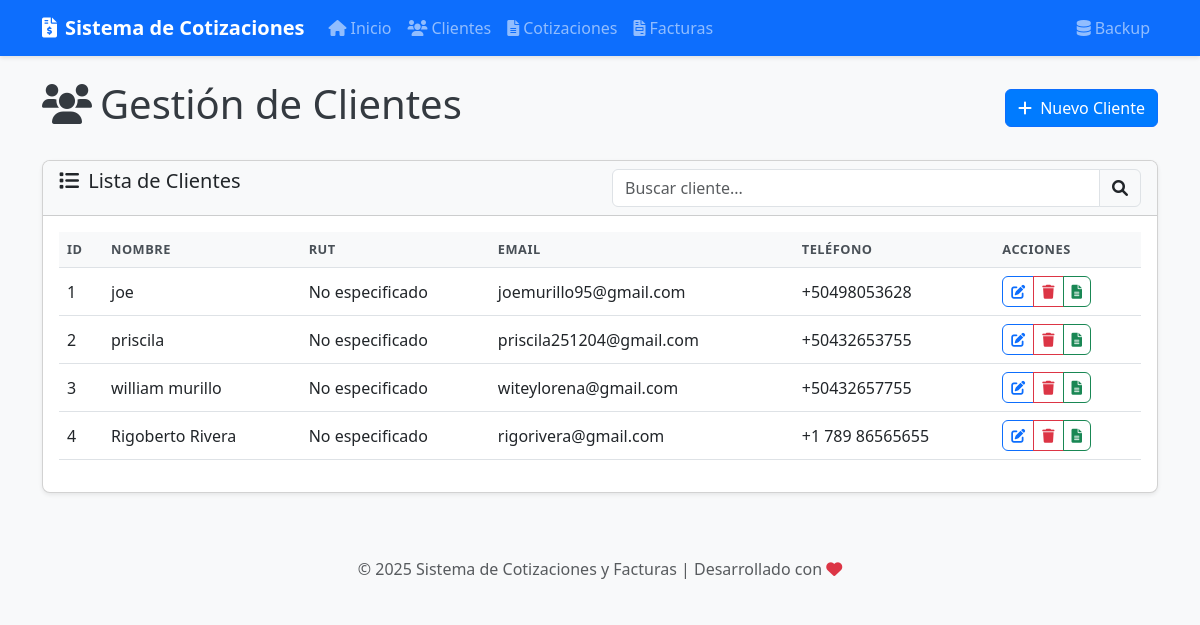
Screenshot of /clientes with the database file from the repository.
### models.py (models this page shows, shortened)
class Cliente(db.Model):
    id = db.Column(db.Integer, primary_key=True)
    nombre = db.Column(db.String(100), nullable=False)
    email = db.Column(db.String(100), nullable=True)
    telefono = db.Column(db.String(20), nullable=True)
    direccion = db.Column(db.String(200), nullable=True)
    rut = db.Column(db.String(20), nullable=True)
    fecha_creacion = db.Column(db.DateTime, default=datetime.now)
    cotizaciones = db.relationship('Cotizacion', backref='cliente', lazy=True)
    facturas = db.relationship('Factura', backref='cliente', lazy=True)

### app.py (the view)
@app.route('/clientes')
def listar_clientes():
    clientes = Cliente.query.all()
    return render_template('clientes/listar.html', clientes=clientes)

### templates/clientes/listar.html (shortened to what this page needs)
{% extends 'base.html' %}
{% block content %}
<div class="d-flex justify-content-between align-items-center mb-4">
    <h1><i class="fas fa-users me-2"></i>Gestión de Clientes</h1>
    <a href="{{ url_for('nuevo_cliente') }}" class="btn btn-primary">
        <i class="fas fa-plus me-1"></i> Nuevo Cliente
    </a>
</div>
<div class="card shadow-sm">
    <div class="card-header bg-light">
        <div class="row">
            <div class="col-md-6">
                <h5 class="mb-0"><i class="fas fa-list me-1"></i> Lista de Clientes</h5>
            </div>
            <div class="col-md-6">
                <div class="input-group">
                    <input type="text" id="buscar-cliente" class="form-control" placeholder="Buscar cliente...">
                    <span class="input-group-text">
                        <i class="fas fa-search"></i>
                    </span>
                </div>
            </div>
        </div>
    </div>
    <div class="card-body">
        {% if clientes %}
            <div class="table-responsive">
                <table class="table table-hover">
                    <thead>
                        <tr>
                            <th>ID</th>
                            <th>Nombre</th>
                            <th>RUT</th>
                            <th>Email</th>
                            <th>Teléfono</th>
                            <th>Acciones</th>
                        </tr>
                    </thead>
                    <tbody id="tabla-clientes">
                        {% for cliente in clientes %}
                            <tr>
                                <td>{{ cliente.id }}</td>
                                <td>{{ cliente.nombre }}</td>
                                <td>{{ cliente.rut or 'No especificado' }}</td>
                                <td>{{ cliente.email or 'No especificado' }}</td>
                                <td>{{ cliente.telefono or 'No especificado' }}</td>
                                <td>
                                    <div class="btn-group btn-group-sm">
                                        <a href="{{ url_for('editar_cliente', id=cliente.id) }}" class="btn btn-outline-primary" title="Editar">
                                            <i class="fas fa-edit"></i>
                                        </a>
                                        <button type="button" class="btn btn-outline-danger"
                                                data-bs-toggle="modal"
                                                data-bs-target="#eliminarModal"
                                                data-cliente-id="{{ cliente.id }}"
                                                data-cliente-nombre="{{ cliente.nombre }}"
                                                title="Eliminar">
                                            <i class="fas fa-trash"></i>
                                        </button>
                                        <a href="{{ url_for('nueva_cotizacion') }}?cliente_id={{ cliente.id }}" class="btn btn-outline-success" title="Nueva Cotización">
                                            <i class="fas fa-file-alt"></i>
                                        </a>
                                    </div>
                                </td>
                            </tr>
                        {% endfor %}
                    </tbody>
                </table>
            </div>
        {% else %}
            <div class="alert alert-info">
                <i class="fas fa-info-circle me-1"></i> No hay clientes registrados.
            </div>
        {% endif %}
    </div>
</div>
{% endblock %}

### static/css/style.css (style rules this page uses)
body { background-color: #f8f9fa; color: #343a40; min-height: 100vh; display: flex; flex-direction: column; }
.card { border-radius: 8px; overflow: hidden; transition: transform 0.3s, box-shadow 0.3s; }
.card-header { font-weight: 500; }
.btn { border-radius: 6px; font-weight: 500; }
.btn-primary { background-color: #007bff; }
.table { vertical-align: middle; }
.table thead th { background-color: #f8f9fa; color: #495057; font-weight: 600; text-transform: uppercase; font-size: 0.8rem; letter-spacing: 0.5px; }

### rows the page displays
Cliente: id "1", nombre "joe", rut "No especificado", email "joemurillo95@gmail.com", telefono "+50498053628"
Cliente: id "2", nombre "priscila", rut "No especificado", email "priscila251204@gmail.com", telefono "+50432653755"
Cliente: id "3", nombre "william murillo", rut "No especificado", email "witeylorena@gmail.com", telefono "+50432657755"
Cliente: id "4", nombre "Rigoberto Rivera", rut "No especificado", email "rigorivera@gmail.com", telefono "+1 789 86565655"
